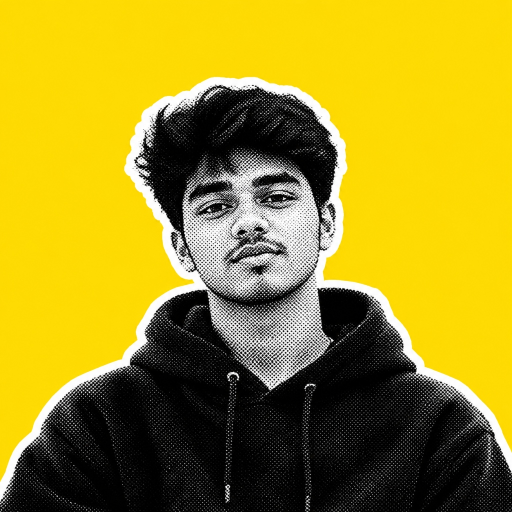
#> input picture assets/portrait.jpg, 1024 x 1024 px (shown at 1/2 size)
$ python make_rich_ascii.py
#> lines starting #> are read from the running program, lines starting #| are printed output that depends on the picture; after the words box and inside, x2 and y2 are one past the last pixel; in counts of white or black regions, pixels touching at a corner belong together
import os
import numpy as np
from PIL import Image, ImageFilter
from scipy.ndimage import label, binary_dilation, sobel

DIR = os.path.dirname(os.path.abspath(__file__))
REPO_ROOT = os.path.dirname(DIR)
PORTRAIT_PATH = os.path.join(REPO_ROOT, "assets", "portrait.jpg")
OUT_SVG = os.path.join(REPO_ROOT, "ajay-ascii.svg")

im = Image.open(PORTRAIT_PATH)
#> im is the input picture: PIL image 1024x1024 RGB; mean R, G, B 162.5, 144.3, 32.4
crop_box = (150, 90, 874, 830)
cropped = im.crop(crop_box)
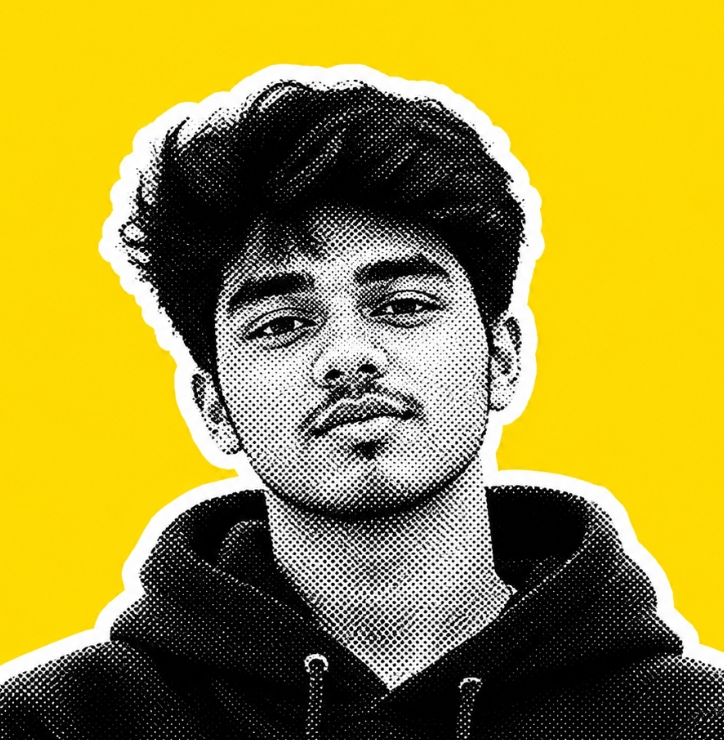
#> cropped: PIL image 724x740 RGB; mean R, G, B 161.1, 145.9, 52.4
arr = np.array(cropped)

# Full outer background removal (yellow background + white sticker border)
is_yellow = (arr[:, :, 0] > 175) & (arr[:, :, 1] > 135) & (arr[:, :, 2] < 110)
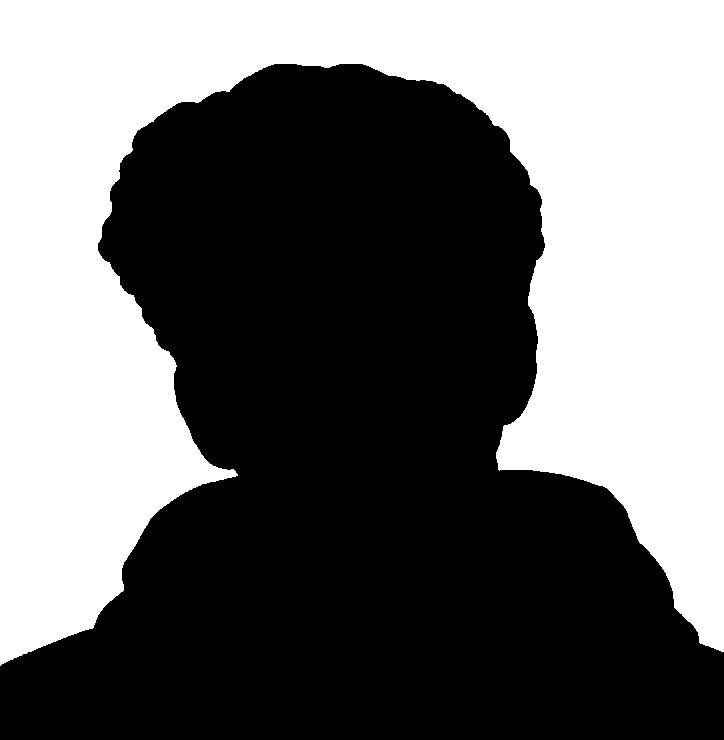
#> is_yellow: shape (740, 724) bool; 43.2% white; 1 white region, box (x1, y1, x2, y2) and area: (0, 0, 724, 666) 231684
labeled_y, _ = label(is_yellow)
yellow_bg = (labeled_y == labeled_y[0, 0])
is_white = (arr[:, :, 0] > 230) & (arr[:, :, 1] > 230) & (arr[:, :, 2] > 230)
#> is_white: shape (740, 724) bool; 12.3% white; 1357 white regions (1323 under 20 px), largest, box (x1, y1, x2, y2) and area: (0, 65, 724, 690) 59842, (316, 393, 405, 427) 317, (125, 224, 140, 240) 115
dilated_yellow = binary_dilation(yellow_bg, iterations=25)
#> dilated_yellow: shape (740, 724) bool; 50.9% white; 1 black region, box (x1, y1, x2, y2) and area: (0, 89, 724, 740) 262804
full_bg = yellow_bg | (is_white & dilated_yellow)
#> full_bg: shape (740, 724) bool; 48.8% white; 93 white regions (90 under 20 px), largest, box (x1, y1, x2, y2) and area: (0, 0, 724, 684) 261348, (477, 425, 484, 438) 28, (430, 101, 440, 108) 20

# Smooth image to eliminate halftone raster screen dots
gray = cropped.convert('L')
smooth = gray.filter(ImageFilter.GaussianBlur(radius=2.5))
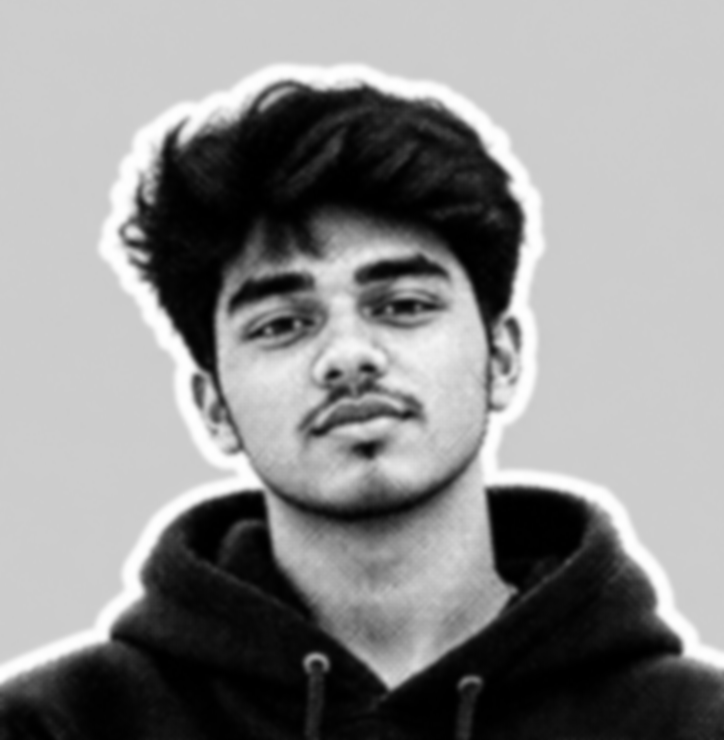
#> smooth: PIL image 724x740 L; min 0, max 255, mean 139.8
smooth_arr = np.array(smooth, dtype=float)
smooth_arr[full_bg] = 255.0

# Extract contours / facial edges (jawline, nose, eyes, lips, ears)
sx = sobel(smooth_arr, axis=1)
sy = sobel(smooth_arr, axis=0)
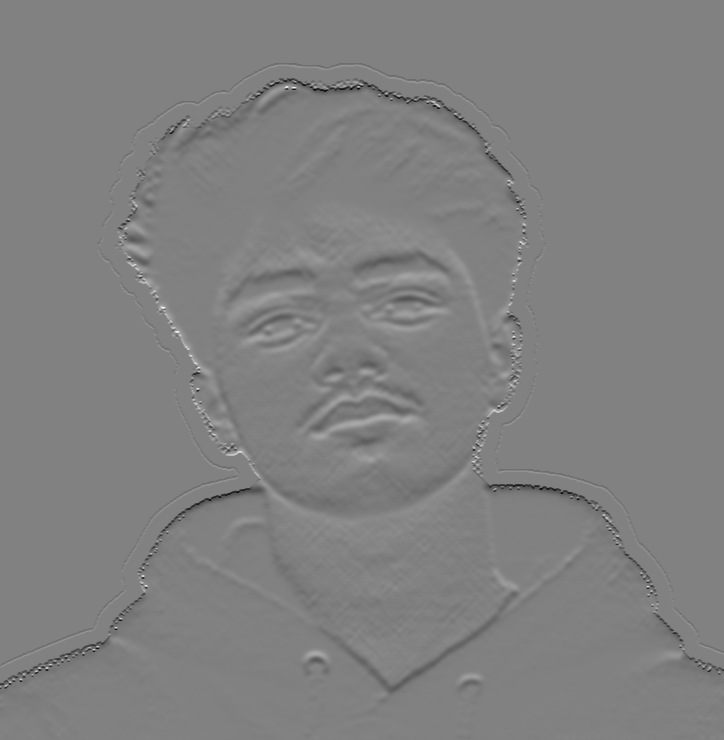
#> sy: shape (740, 724) float64; min -709, max 692, mean -2.6; drawn with min black and max white
edges = np.hypot(sx, sy)

cols = 120
rows = 96
pil_smooth = Image.fromarray(smooth_arr.astype(np.uint8))
resized_smooth = np.array(pil_smooth.resize((cols, rows), Image.Resampling.LANCZOS))

pil_edges = Image.fromarray(np.clip(edges, 0, 255).astype(np.uint8))
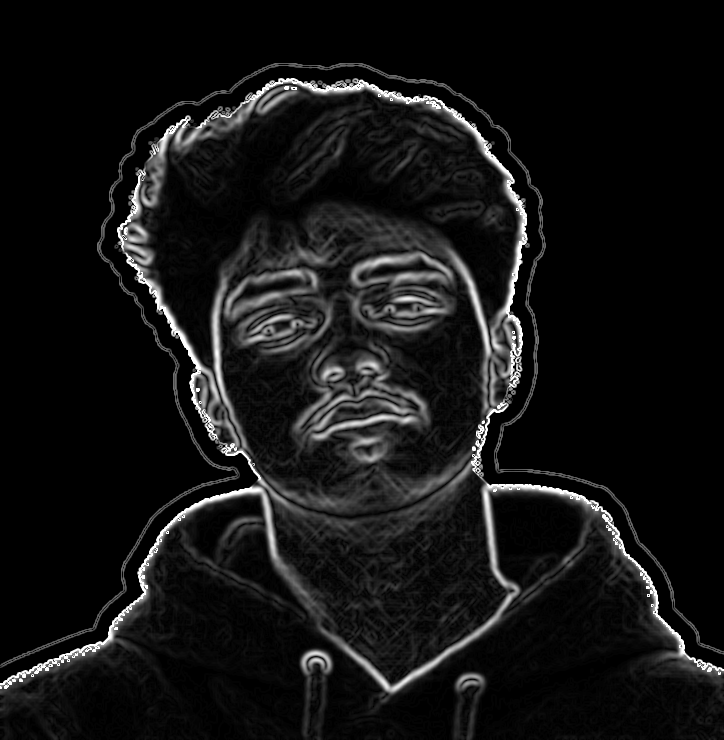
#> pil_edges: PIL image 724x740 L; min 0, max 255, mean 19.6
resized_edges = np.array(pil_edges.resize((cols, rows), Image.Resampling.LANCZOS))
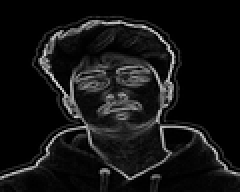
#> resized_edges: shape (96, 120) (shown 2 times larger); min 0, max 231, mean 20

pil_bg = Image.fromarray((full_bg * 255).astype(np.uint8))
resized_bg = np.array(pil_bg.resize((cols, rows), Image.Resampling.NEAREST)) > 128
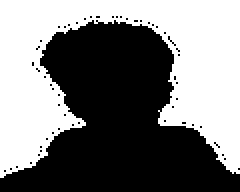
#> resized_bg: shape (96, 120) bool (shown 2 times larger); 48.9% white; 1 white region, box (x1, y1, x2, y2) and area: (0, 0, 120, 89) 5630

RAMP = "@%#*+=-"

svg_rows = []
for y in range(rows):
    line_chars = []
    # Smooth bust fade out below row 76 so there are no solid zebra blocks
    fade_prob = max(0.0, 1.0 - (y - 76) / 10.0) if y > 76 else 1.0

    for x in range(cols):
        if resized_bg[y, x] or fade_prob <= 0.0:
            line_chars.append(" ")
        else:
            val = resized_smooth[y, x]
            edge = resized_edges[y, x]

            # Dark hair and deep shadow features
            if val < 95:
                if y > 74 and (x + y) % 2 == 1:
                    line_chars.append(" ")
                else:
                    norm = val / 95.0
                    idx = int(norm * 4)
                    line_chars.append(RAMP[max(0, min(3, idx))])
            # Facial features (eyebrows, eyes, mustache, mouth, jawline, ears)
            elif val < 125 and edge > 22:
                line_chars.append("*" if val < 110 else "+")
            # Clear anatomical contours
            elif edge > 48:
                line_chars.append("+")
            else:
                # Clean paper skin (cheeks, forehead, nose bridge): pure whitespace!
                # NO horizontal lines or scan-line grid!
                line_chars.append(" ")

    line = "".join(line_chars).ljust(cols)
    clean_line = line.replace('&', '&amp;').replace('<', '&lt;').replace('>', '&gt;')
    y_pos = 37.0 + y * 8.333
    svg_rows.append(f'<text xml:space="preserve" x="20" y="{y_pos:.1f}" textLength="800.0" lengthAdjust="spacing">{clean_line}</text>')
#> after the loop, svg_rows = 96 items

with open(OUT_SVG, 'w', encoding='utf-8') as f:
    f.write('<svg xmlns="http://www.w3.org/2000/svg" width="840" height="880">\n')
    f.write('\n'.join(svg_rows))
    f.write('\n</svg>\n')

print(f"Successfully generated clean line-art {OUT_SVG} without scan lines!")
